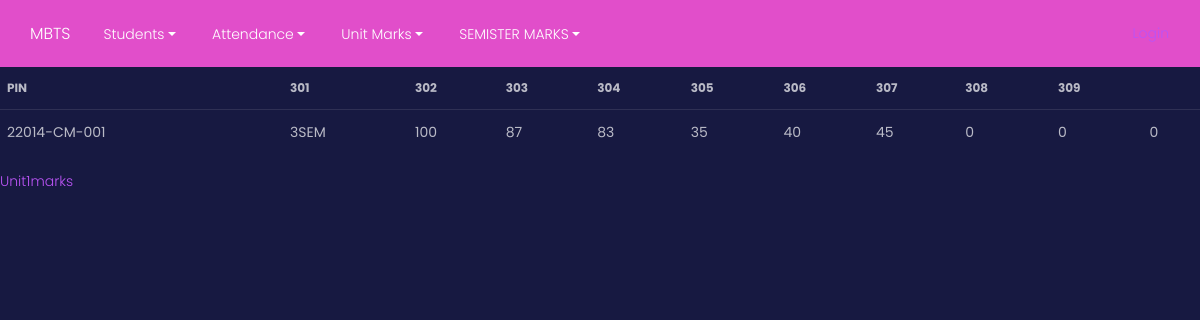
The app's page /n/um/22014-CM-001 with its own data.
### mbts/models.py (models this page shows, shortened)
class UnitMarks(models.Model):
    TEST = {"UNIT1":"UNIT-I","UNIT2":"UNIT-II","UNIT3":"UNIT-III"}
    unit = models.CharField(max_length=20,default="UNIT1")
    sem = models.CharField(max_length=20)
    s1=models.IntegerField(default=0)
    s2=models.IntegerField(default=0)
    s3=models.IntegerField(default=0)
    s4=models.IntegerField(default=0)
    s5=models.IntegerField(default=0)
    s6=models.IntegerField(default=0)
    s7=models.IntegerField(default=0)
    s8=models.IntegerField(default=0)
    s9=models.IntegerField(default=0)
    s10=models.IntegerField(default=0,blank=True)
    s11=models.IntegerField(default=0,blank=True)
    s12=models.IntegerField(default=0,blank=True)
    student = models.ForeignKey(Students, to_field="pin", on_delete=models.CASCADE,default='SOME STRING')
    def subject_codes(self):
        if self.sem == "1YEAR":
            return [101,102,103,104,105,106,107,108,109,110,111]
        elif self.sem == "3SEM":
            return [301,302,303,304,305,306,307,308,309]
        elif self.sem == "4SEM":
            return [401,402,403,404,405,406,407,408,409]
        elif self.sem == "5SEM":
            return [501,502,503,504,505,506,507,508,509]
        else:
            return []

### mbts/views/Unitmarks.py (the view)
# urls.py: path("um/<str:spin>", Unitmarks.show, name="um_show"),
def show(request, spin):
    s= Students.objects.get(pin=spin)
    um = s.unitmarks_set.all()
    context = {"um" : um }
    return render(request, "Unitmarks/show.html", context)

### mbts/templates/Unitmarks/show.html (shortened to what this page needs)
{% extends "base.html" %}
{% block content %}
{% if um %}
<table class="table">
    {% for s in um %}
    {% if forloop.counter  == 1 %}
    <thead>
        <th>PIN</th>
        {% for i in s.subject_codes %}
            <th>{{i}}</th>
        {%endfor %}
    </thead>
    {% endif %}
    <tr>
        <td>{{s.student_id}}</td>
        <td>{{s.sem}}</td>
        <td>{{s.s1}}</td>
        <td>{{s.s2}}</td>
        <td>{{s.s3}}</td>
        <td>{{s.s4}}</td>
        <td>{{s.s5}}</td>
        <td>{{s.s6}}</td>
        <td>{{s.s7}}</td>
        <td>{{s.s8}}</td>
        <td>{{s.s9}}</td>
    {% endfor %}
</table>
    {% endif %}
<a href="{% url 'um1_index' %}">Unit1marks</a>
{% endblock %}

### records on screen
UnitMarks: subject_codes "301" "302" "303" "304" "305" "306" "307" "308" "309", student_id "22014-CM-001", sem "3SEM", s1 "100", s2 "87", s3 "83", s4 "35", s5 "40", s6 "45", s7 "0", s8 "0", s9 "0"
